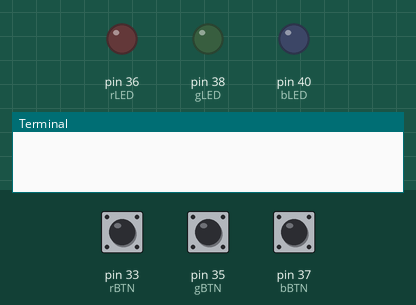
Recording of a program running on a simulated Raspberry Pi (header pin numbers). Shown: output pins drawn as LEDs (lit = HIGH), the last lines printed to the terminal. Dashed ring = blinking. The test bench sets the inputs (shaded band); at power-on: pin 33 (rBTN) HIGH, pin 35 (gBTN) HIGH, pin 37 (bBTN) HIGH.

Above: at 1.3 s.
1.4 s: pin 33 (rBTN) pulled LOW for 1 s
At 2.9 s:
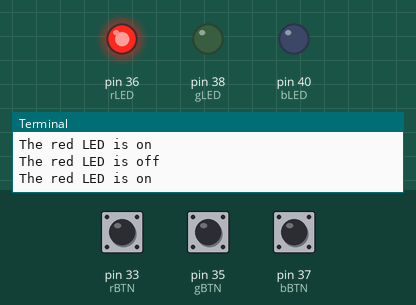
3.9 s: pin 35 (gBTN) pulled LOW for 3.2 s
At 7.9 s:
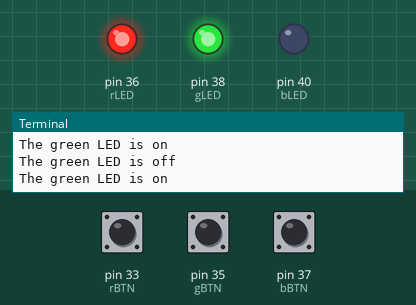
8.6 s: pin 37 (bBTN) pulled LOW for 0.35 s
At 9.3 s:
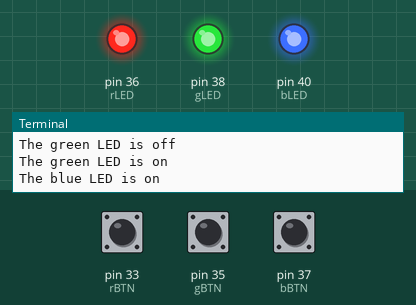
10.4 s: pin 33 (rBTN) pulled LOW for 0.35 s
At 11.8 s:
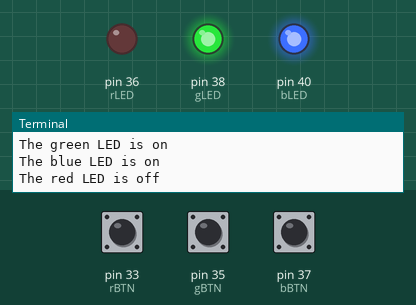
12.2 s: pin 37 (bBTN) pulled LOW for 1 s
At 13.8 s:
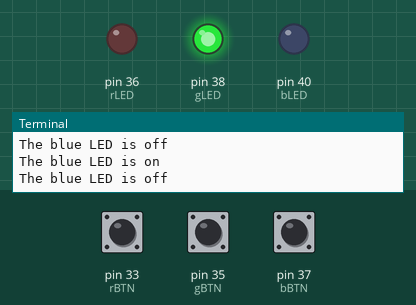
14.7 s: pin 37 (bBTN) pulled LOW for 3.2 s
At 14.95 s:
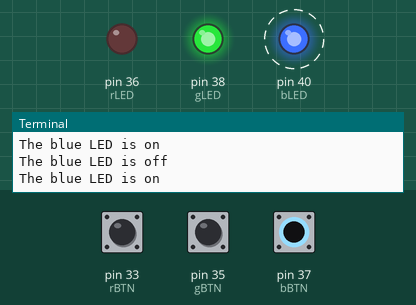
Timing chart, 0 to 19.3 s (numbered marks = the images above; inputs shaded):
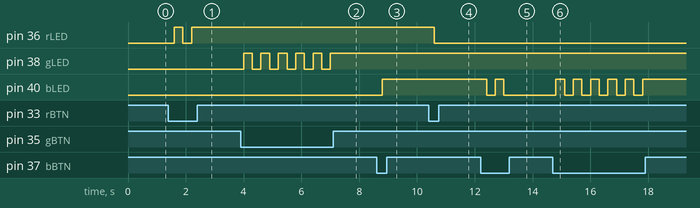

The program:

11.RGB.py
```python
from time import sleep
import RPi.GPIO as GPIO
GPIO.setmode(GPIO.BOARD)
rLED = 36
gLED = 38
bLED = 40

rBTN = 33
gBTN = 35
bBTN = 37
GPIO.setup(rBTN,GPIO.IN,pull_up_down=GPIO.PUD_UP)
GPIO.setup(gBTN,GPIO.IN,pull_up_down=GPIO.PUD_UP)
GPIO.setup(bBTN,GPIO.IN,pull_up_down=GPIO.PUD_UP)

GPIO.setup(rLED,GPIO.OUT)
GPIO.setup(gLED,GPIO.OUT)
GPIO.setup(bLED,GPIO.OUT)
GPIO.output(rLED,0)
GPIO.output(gLED,0)
GPIO.output(bLED,0)
sleep(.1)

rBTNstate = 0
rBTNold = 1
gBTNstate = 0
gBTNold = 1
bBTNstate = 0
bBTNold = 1
redState = 0
grnState = 0
bluState = 0
try:
    while True:
        redBTN = GPIO.input(rBTN)
        grnBTN = GPIO.input(gBTN)
        bluBTN = GPIO.input(bBTN)
        #print (redBTN)
        if redBTN == 0 and rBTNold == 0:
            redState = not redState
            GPIO.output(rLED,redState)
            if redState == True:
                redOnOff = "on"
            else:
                redOnOff = "off"
            print (f'The red LED is {redOnOff}')
        if grnBTN == 0 and gBTNold == 0:
            grnState = not grnState
            GPIO.output(gLED,grnState)
            if grnState == True:
                grnOnOff = "on"
            else:
                grnOnOff = "off"
            print (f'The green LED is {grnOnOff}')
        if bluBTN == 0 and bBTNold == 0:
            bluState = not bluState
            GPIO.output(bLED,bluState)
            if bluState == True:
                bluOnOff = "on"
            else:
                bluOnOff = "off"
            print (f'The blue LED is {bluOnOff}')
        rBTNold = rBTNstate
        gBTNold = gBTNstate
        bBTNold = bBTNstate
        sleep(.3)
except KeyboardInterrupt:
    GPIO.cleanup()

GPIO.cleanup()
```

Measured:
- after the input at 1.4 s, pin 36 (rLED): LOW → HIGH after 0.20 s, → LOW 0.30 s later, → HIGH 0.30 s later
- after the input at 3.9 s, pin 38 (gLED): alternates HIGH for 0.30 s and LOW for 0.30 s, 11 changes in all, then stays HIGH, starting after 0.10 s
- after the input at 8.6 s, pin 40 (bLED): LOW → HIGH after 0.21 s
- after the input at 10.4 s, pin 36 (rLED): HIGH → LOW after 0.21 s
- after the input at 12.2 s, pin 40 (bLED): HIGH → LOW after 0.21 s, → HIGH 0.30 s later, → LOW 0.30 s later
- after the input at 14.7 s, pin 40 (bLED): alternates HIGH for 0.30 s and LOW for 0.30 s, 11 changes in all, then stays HIGH, starting after 0.11 s
